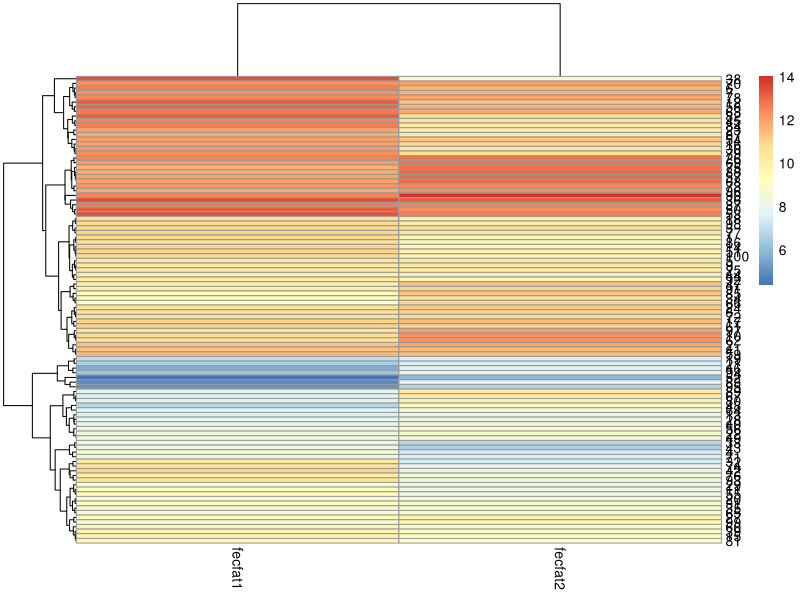
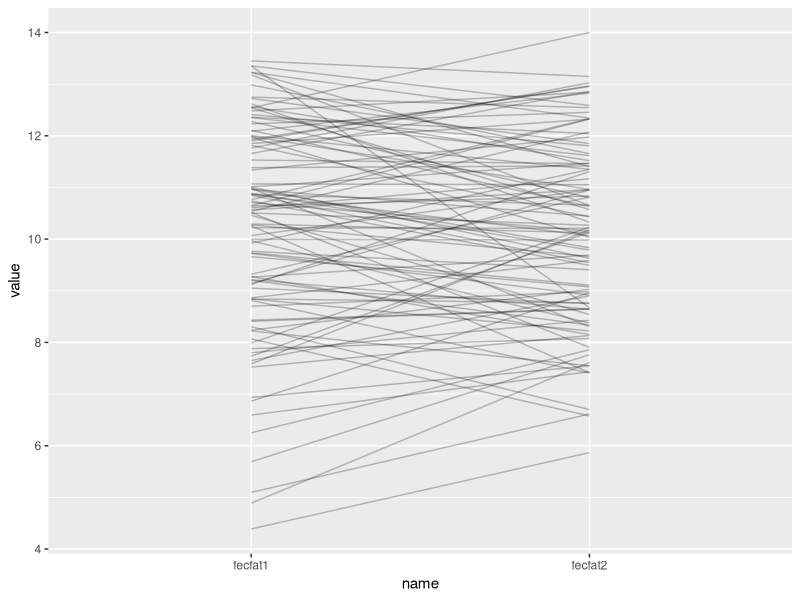
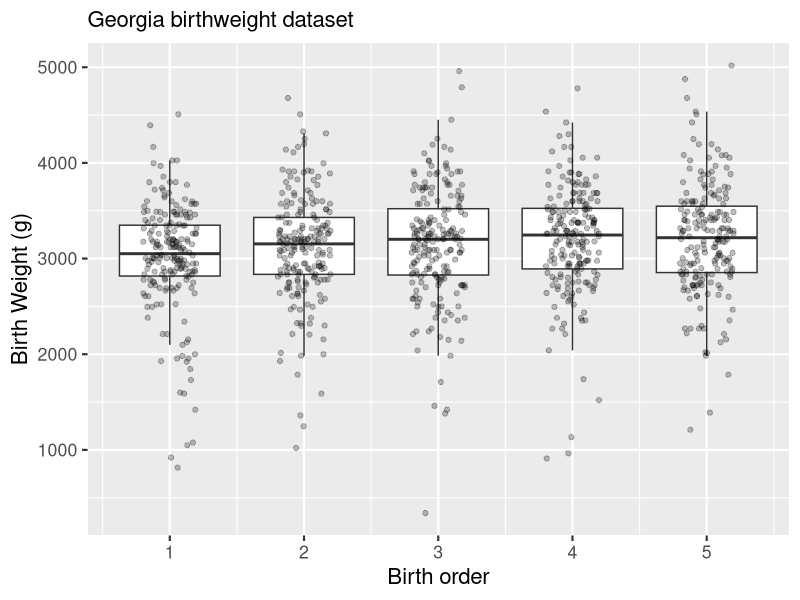
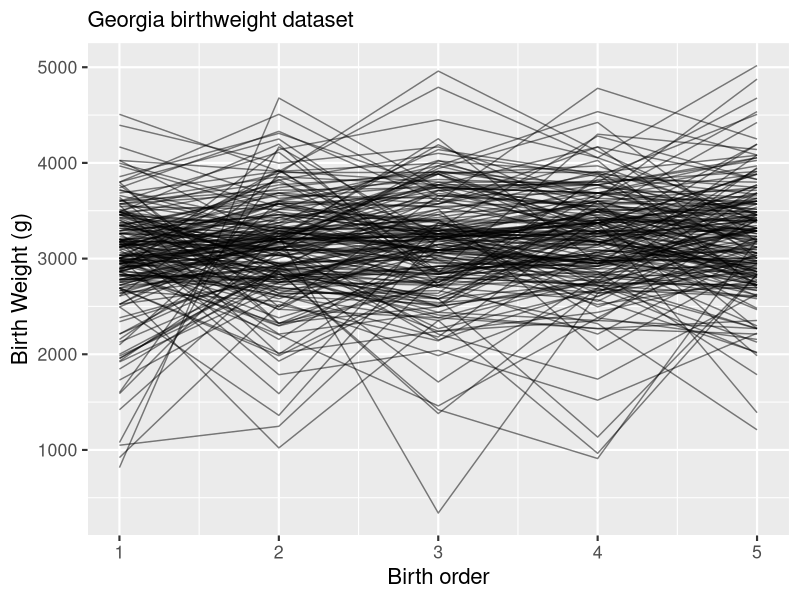
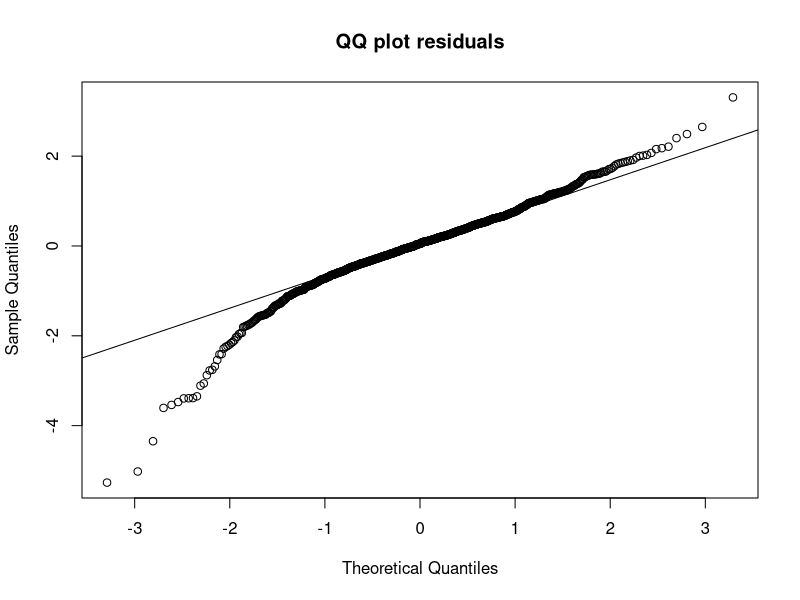
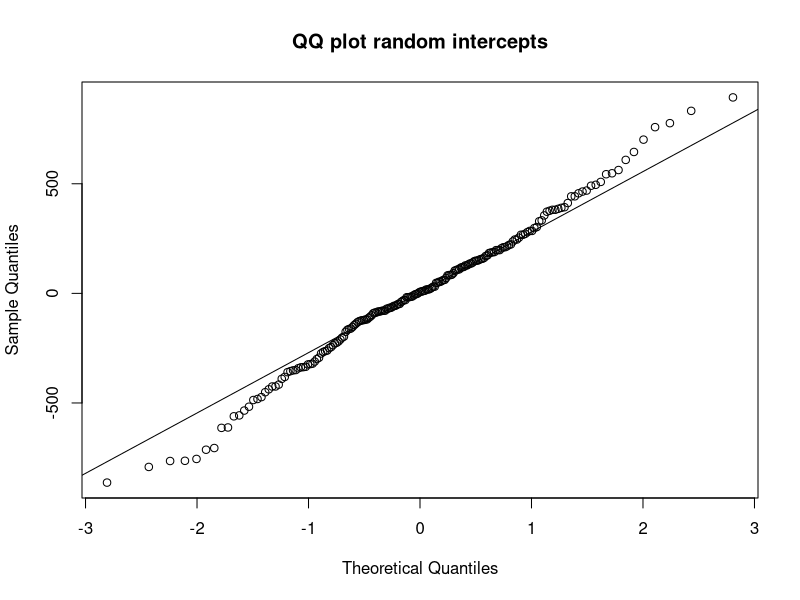

These figures' R source, in order:
## ---- chunk 1
sigma_subj <- sqrt(3)
sigma_resid <- 1
n <- 100
## ---- chunk 2
library(tidyverse)
df <- tibble(subj_mean = rnorm(n, mean = 10, sd = sigma_subj)) %>%
  mutate(id=factor(1:n)) %>%
  mutate(fecfat1 = rnorm(n, mean = 0, sd = sigma_resid) + subj_mean) %>%
  mutate(fecfat2 = rnorm(n, mean = 0, sd = sigma_resid) + subj_mean)
## ---- chunk 3
library(pheatmap)
pheatmap(select(df, fecfat1:fecfat2))
## ---- chunk 4
library(ggplot2)
df2 <- pivot_longer(df, cols = starts_with("fecfat"))
ggplot(df2, aes(x=name, y=value, group = id)) + geom_line(alpha=0.25)
## ---- chunk 5
library(nlme)
fit <- lme(value ~ 1, random = ~1|id, data=df2)
summary(fit)
intervals(fit)
## ---- chunk 6
VarCorr(fit)
## ---- chunk 7
varests <- as.numeric(VarCorr(fit)[1:2])
varests[1] / sum(varests)
## ---- chunk 8
with(df, cor(fecfat1, fecfat2))
## ---- chunk 9
library(tidyverse)
ga <- read_csv("gababies.csv") %>%
  mutate(momage = na_if(momage, 99)) %>%
  mutate(agebin = cut(initage, breaks = c(0, 17, 100))) %>%
  mutate(momid = factor(momid)) %>%
  mutate(lowbrth = recode_factor(lowbrth, `0` = "normal", `1` = "low"))
## ---- chunk 10
ggplot(ga, aes(x = birthord, group = birthord, y = bweight)) +
  geom_boxplot(notch = FALSE, outlier.shape = NA) +
  geom_jitter(width=0.2, col = "black", alpha = 0.25) +
  theme_grey(base_size = 16) + 
  labs(subtitle = "Georgia birthweight dataset") +
  xlab("Birth order") + ylab("Birth Weight (g)")
## ---- chunk 11
ggplot(ga, aes(x = birthord, y = bweight, group = momid)) +
  geom_line(alpha=0.5) +
  theme_grey(base_size = 16) + 
  theme(legend.position = "none") +
  labs(subtitle = "Georgia birthweight dataset") +
  xlab("Birth order") + ylab("Birth Weight (g)")
## ---- chunk 12
library(nlme)
gafit1 <- lme(bweight ~ birthord, data=ga, 
    random=~1|momid)
## ---- chunk 13
intervals(gafit1)
## ---- chunk 14
qqnorm(residuals(gafit1, type = "pearson"), main = "QQ plot residuals")
qqline(residuals(gafit1, type = "pearson"))
## ---- chunk 15
head(ranef(gafit1))
qqnorm(ranef(gafit1)[, 1], main = "QQ plot random intercepts")
qqline(ranef(gafit1)[, 1])
## ---- chunk 16
gafit2 <- lme(bweight ~ birthord*agebin, data=ga, 
    random=~1|momid)
summary(gafit2)
intervals(gafit2)
## ---- chunk 17
gafit2 <- lme(bweight ~ birthord*initwght, data=ga, 
    random=~1|momid)
summary(gafit2)
intervals(gafit2)
